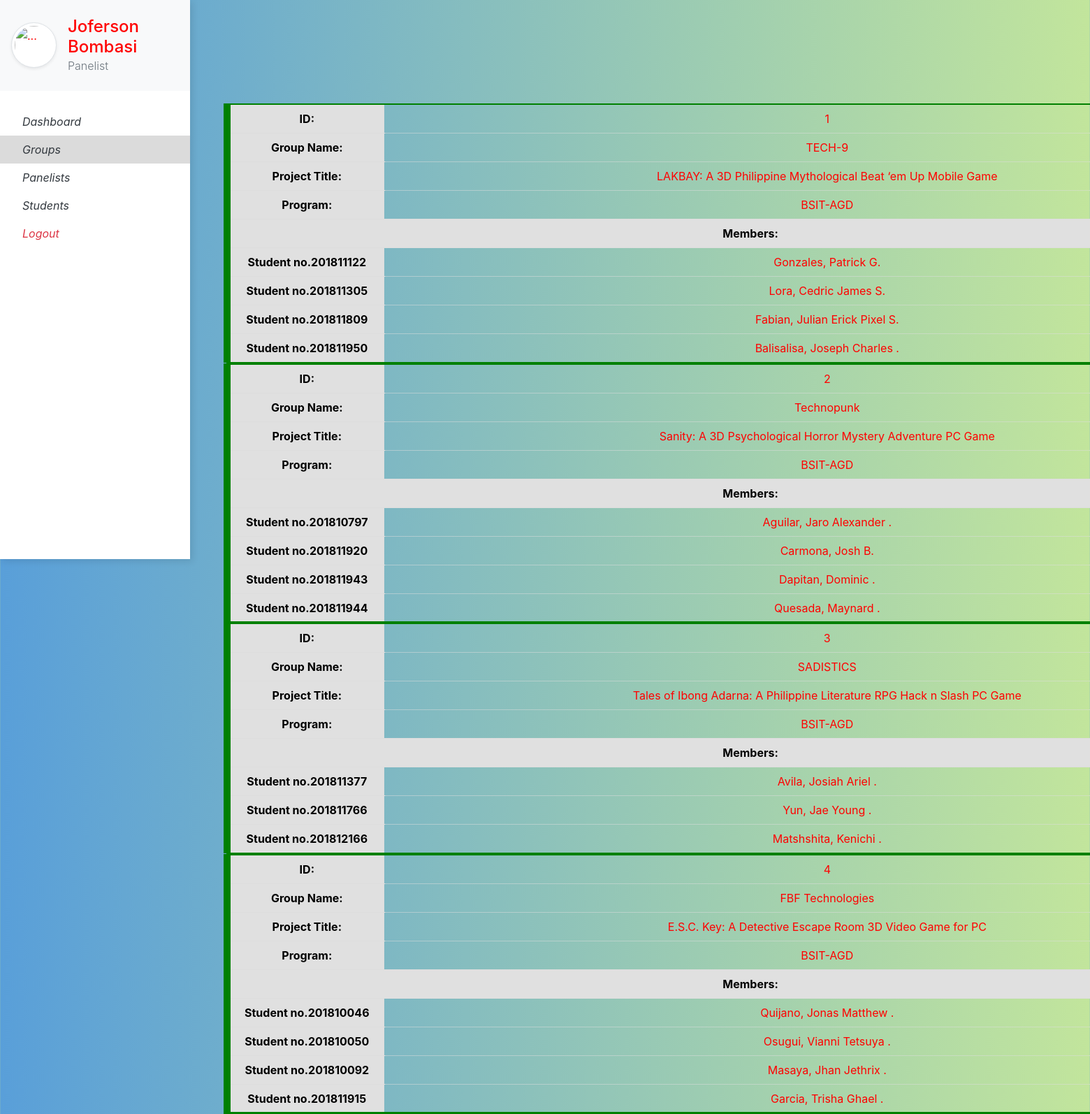
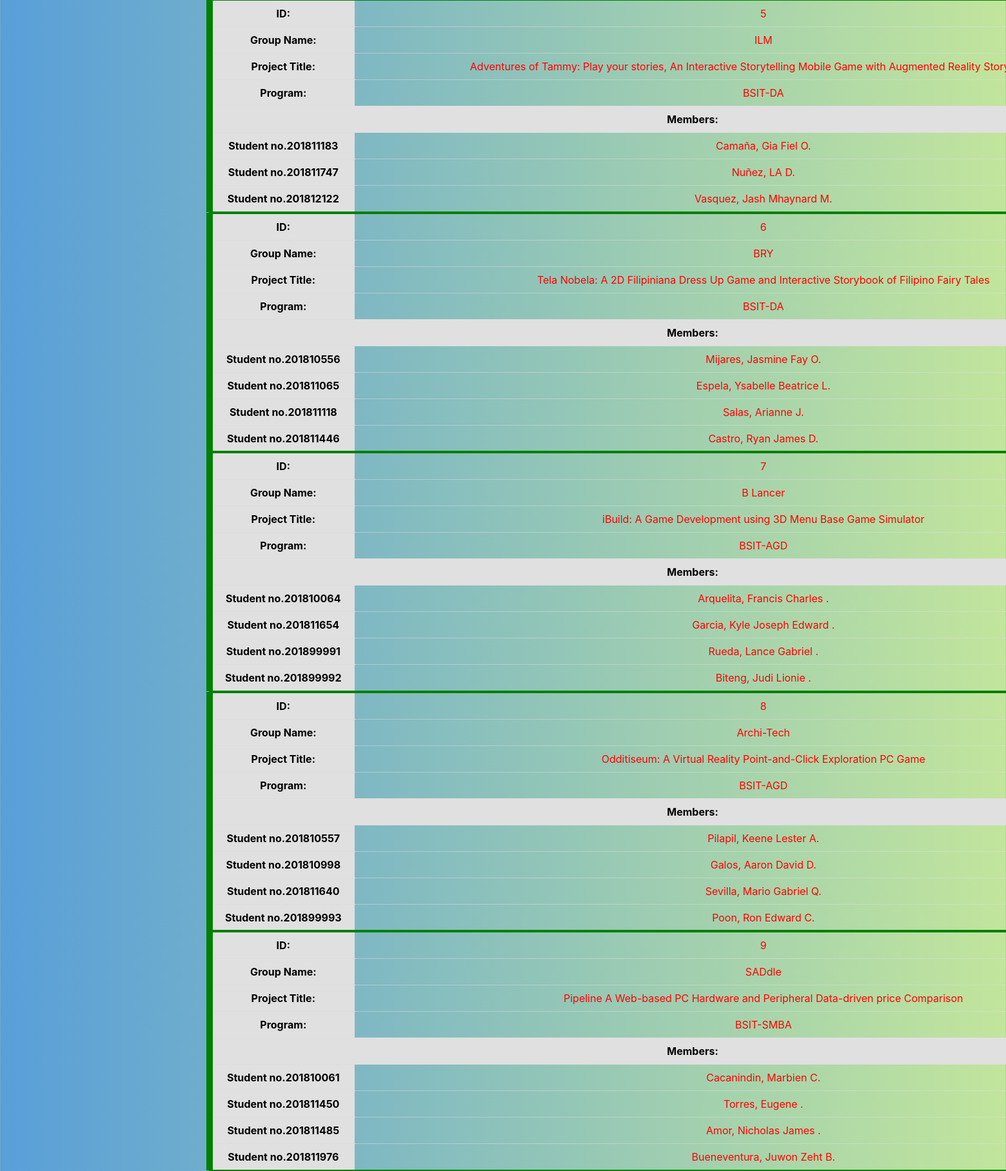
Screenshot of /user_groups/ (signed in, upper part) with the database file from the repository (2 pictures, top to bottom).
### website/models.py (models this page shows, shortened)
class Panelist(db.Model, UserMixin):
    id         = db.Column(db.Integer, primary_key=True)
    username   = db.Column(db.String(150), nullable=False)
    password   = db.Column(db.String(150), nullable=False)
    last_name  = db.Column(db.String(150), nullable=False)
    first_name = db.Column(db.String(150), nullable=False)
    middle_in  = db.Column(db.String(10))
    school     = db.Column(db.String(150))
    header     = db.relationship('Defense', backref='head')
    mentee     = db.relationship('Group', backref='mentor')
    paneling   = db.relationship(
        'Defense',
        secondary=defense_panel_score,
        backref=db.backref('panels')
    )

class Group(db.Model):
    id            = db.Column(db.Integer, primary_key=True)
    name          = db.Column(db.String(150), nullable=False)
    project_title = db.Column(db.String(150), nullable=False)
    program       = db.Column(db.String(150), nullable=False)
    mentor_id     = db.Column(db.Integer, db.ForeignKey('panelist.id'))
    members       = db.relationship('Student', backref='group', uselist=True)
    defenses      = db.relationship('Defense', backref='group', uselist=True)

class Student(db.Model):
    stud_no    = db.Column(db.Integer, primary_key=True)
    last_name  = db.Column(db.String(150), nullable=False)
    first_name = db.Column(db.String(150), nullable=False)
    middle_in  = db.Column(db.String(10))
    group_id   = db.Column(db.Integer, db.ForeignKey('group.id'))

### website/user.py (the view)
@user.route("/user_groups/")
@login_required
def user_groups():
    return render_template('groups_u.html', user=current_user, groups=Group.query.all())

### website/__init__.py (called while the page is built)
def create_app():
    app = Flask(__name__)
    app.config['SECRET_KEY'] = 'hjshjhdjah kjshkjdhjs'
    app.config['SQLALCHEMY_DATABASE_URI'] = f'sqlite:///{DB_NAME}'
    db.init_app(app)
    from .admin import admin
    from .auth import auth
    from .user import user
    app.register_blueprint(auth, url_prefix='/')
    app.register_blueprint(admin, url_prefix='/')
    app.register_blueprint(user, url_prefix='/')
    from .models import Panelist, Master
    create_database(app)
    login_manager = LoginManager()
    login_manager.login_view = 'auth.login'
    login_manager.init_app(app)
    @login_manager.user_loader
    def load_user(username):
        if username == 'admin':
            return Master.query.filter_by(username=username).first()
        return Panelist.query.filter_by(username=username).first()
    return app

### website/templates/user/groups_u.html (shortened to what this page needs)
{% extends 'base_user.html' %}
{% block content %}
	<head>
        <link rel='stylesheet' href="{{ url_for('static', filename ='admin/menu_sheet.css') }}">
	</head>
    <div class='display_grid'>
        {% if groups %}
            {% for group in groups %}
                <div class='div1'>
					<table>
						<th class = "tb_desc">ID:</th>
						<td>{{group.id}}</td>
						<tr>
						<th>Group Name:</th>
						<td>{{group.name}}</td>
						<tr>
						<th>Project Title:</th>
						<td>{{ group.project_title }}</td>
						<tr>
						<th>Program:</th>
						<td>{{group.program}}</td>
						<tr>
						<th colspan = "2">Members:</th>
						<tr>
						{% for member in group.members %}
							<th> Student no.{{ member.stud_no }} </th>
							<td> {{ member.last_name }}, {{ member.first_name }} {{ member.middle_in }}.</td>
							<tr>
						{% endfor%}
					</table>
                </div>
            {% endfor %}
        {% endif %}
    </div>
{% endblock %}

### website/templates/user/base_user.html (shortened to what this page needs)
<html>
    <head>
        <link rel="stylesheet" href="https://stackpath.bootstrapcdn.com/bootstrap/4.3.1/css/bootstrap.min.css">
        <link rel='stylesheet' href="{{ url_for('static', filename ='user/user.css') }}">
    </head>
    <body>
        <div class="vertical-nav bg-white" id="sidebar">
            <div class="py-4 px-3 mb-4 bg-light">
                <div class="media d-flex align-items-center"><img src="https://res.cloudinary.com/mhmd/image/upload/v1556074849/avatar-1_tcnd60.png" alt="..." width="65" class="mr-3 rounded-circle img-thumbnail shadow-sm">
                    <div class="media-body">
                        <h4 class="m-0">{{ user.first_name}} {{ user.last_name }}</h4>
                        <p class="font-weight-light text-muted mb-0">Panelist</p>
                    </div>
                </div>
            </div>
            <ul class="nav flex-column bg-white mb-0">
                <li class="nav-item">
                    <a href="/user_home/" class="nav-link text-dark font-italic">
                        Dashboard
                    </a>
                </li>
                <li class="nav-item">
                    <a href="/user_groups/" class="nav-link text-dark font-italic">
                        Groups
                    </a>
                </li>
                <li class="nav-item">
                    <a href="/user_panelists/" class="nav-link text-dark font-italic">
                        Panelists
                    </a>
                </li>
                <li class="nav-item">
                    <a href="/user_students/" class="nav-link text-dark font-italic">
                        Students
                    </a>
                </li>
                <li class="nav-item">
                    <a href="/logout/" class="nav-link text-danger font-italic">
                        Logout
                    </a>
                </li>
            </ul>
        </div>
        <div class="page-content p-5" id="content">
            {% block content %}
            {% endblock %}
        </div>
    </body>
</html>

### website/static/user/user.css (style rules this page uses)
body { color: blue; }
* { color: red; }
.vertical-nav { min-width: 17rem; width: 17rem; height: 100vh; position: fixed; top: 0; left: 0; box-shadow: 3px 3px 10px rgba(0, 0, 0, 0.1); transition: all 0.4s; }
.page-content { width: calc(100% - 17rem); margin-left: 17rem; transition: all 0.4s; }
body { background: #599fd9; background: -webkit-linear-gradient(to right, #599fd9, #c2e59c); background: linear-gradient(to right, #599fd9, #c2e59c); min-height: 100vh; overflow-x: hidden; }
.display_grid { position: relative; margin-top: 100px; }

### website/static/user/menu_sheet.css (style rules this page uses)
body { background-color: gray; }
table { margin-left: auto; margin-right: auto; width: 1500px; border: 2px solid green; }
th { background: #E0E0E0; border-left: 10px solid green; color: black; padding-top: 10px; padding-bottom: 10px; }
td { border-top: 5px; border: 1px dotted #ddd; padding: 5px; }
.tb_desc { width: 15%; }
.div1 { grid-area: 2 / 1 / auto / 21; }

### website/templates/user/base_user.html (style rules this page uses)
table { width: 100%; }
table, th, td { border: solid 1px #DDD; border-collapse: collapse; padding: 2px 3px; text-align: center; }
.active { background-color:#dbdbdb; }

### rows the page displays
Panelist: first_name "Joferson", last_name "Bombasi"
Group: id "1", name "TECH-9", project_title "LAKBAY: A 3D Philippine Mythological Beat ‘em Up Mobile Game", program "BSIT-AGD"
Student: stud_no "201811122", last_name "Gonzales", first_name "Patrick", middle_in "G"
Student: stud_no "201811305", last_name "Lora", first_name "Cedric James", middle_in "S"
Student: stud_no "201811809", last_name "Fabian", first_name "Julian Erick Pixel", middle_in "S"
Student: stud_no "201811950", last_name "Balisalisa", first_name "Joseph Charles"
Group: id "2", name "Technopunk", project_title "Sanity: A 3D Psychological Horror Mystery Adventure PC Game", program "BSIT-AGD"
Student: stud_no "201810797", last_name "Aguilar", first_name "Jaro Alexander"
Student: stud_no "201811920", last_name "Carmona", first_name "Josh", middle_in "B"
Student: stud_no "201811943", last_name "Dapitan", first_name "Dominic"
Student: stud_no "201811944", last_name "Quesada", first_name "Maynard"
Group: id "3", name "SADISTICS", project_title "Tales of Ibong Adarna: A Philippine Literature RPG Hack n Slash PC Game", program "BSIT-AGD"
Student: stud_no "201811377", last_name "Avila", first_name "Josiah Ariel"
Student: stud_no "201811766", last_name "Yun", first_name "Jae Young"
Student: stud_no "201812166", last_name "Matshshita", first_name "Kenichi"
Group: id "4", name "FBF Technologies", project_title "E.S.C. Key: A Detective Escape Room 3D Video Game for PC", program "BSIT-AGD"
Student: stud_no "201810046", last_name "Quijano", first_name "Jonas Matthew"
Student: stud_no "201810050", last_name "Osugui", first_name "Vianni Tetsuya"
Student: stud_no "201810092", last_name "Masaya", first_name "Jhan Jethrix"
Student: stud_no "201811915", last_name "Garcia", first_name "Trisha Ghael"
Group: id "5", name "ILM", project_title "Adventures of Tammy: Play your stories, An Interactive Storytelling Mobile Game with Augmented Reality…", program "BSIT-DA"
Student: stud_no "201811183", last_name "Camaña", first_name "Gia Fiel", middle_in "O"
Student: stud_no "201811747", last_name "Nuñez", first_name "LA", middle_in "D"
Student: stud_no "201812122", last_name "Vasquez", first_name "Jash Mhaynard", middle_in "M"
Group: id "6", name "BRY", project_title "Tela Nobela: A 2D Filipiniana Dress Up Game and Interactive Storybook of Filipino Fairy Tales", program "BSIT-DA"
Student: stud_no "201810556", last_name "Mijares", first_name "Jasmine Fay", middle_in "O"
Student: stud_no "201811065", last_name "Espela", first_name "Ysabelle Beatrice", middle_in "L"
Student: stud_no "201811118", last_name "Salas", first_name "Arianne", middle_in "J"
Student: stud_no "201811446", last_name "Castro", first_name "Ryan James", middle_in "D"
Group: id "7", name "B Lancer", project_title "iBuild: A Game Development using 3D Menu Base Game Simulator", program "BSIT-AGD"
Student: stud_no "201810064", last_name "Arquelita", first_name "Francis Charles"
Student: stud_no "201811654", last_name "Garcia", first_name "Kyle Joseph Edward"
Student: stud_no "201899991", last_name "Rueda", first_name "Lance Gabriel"
Student: stud_no "201899992", last_name "Biteng", first_name "Judi Lionie"
Group: id "8", name "Archi-Tech", project_title "Odditiseum: A Virtual Reality Point-and-Click Exploration PC Game", program "BSIT-AGD"
Student: stud_no "201810557", last_name "Pilapil", first_name "Keene Lester", middle_in "A"
Student: stud_no "201810998", last_name "Galos", first_name "Aaron David", middle_in "D"
Student: stud_no "201811640", last_name "Sevilla", first_name "Mario Gabriel", middle_in "Q"
Student: stud_no "201899993", last_name "Poon", first_name "Ron Edward", middle_in "C"
Group: id "9", name "SADdle", project_title "Pipeline A Web-based PC Hardware and Peripheral Data-driven price Comparison", program "BSIT-SMBA"
Student: stud_no "201810061", last_name "Cacanindin", first_name "Marbien", middle_in "C"
Student: stud_no "201811450", last_name "Torres", first_name "Eugene"
Student: stud_no "201811485", last_name "Amor", first_name "Nicholas James"
Student: stud_no "201811976", last_name "Bueneventura", first_name "Juwon Zeht", middle_in "B"
